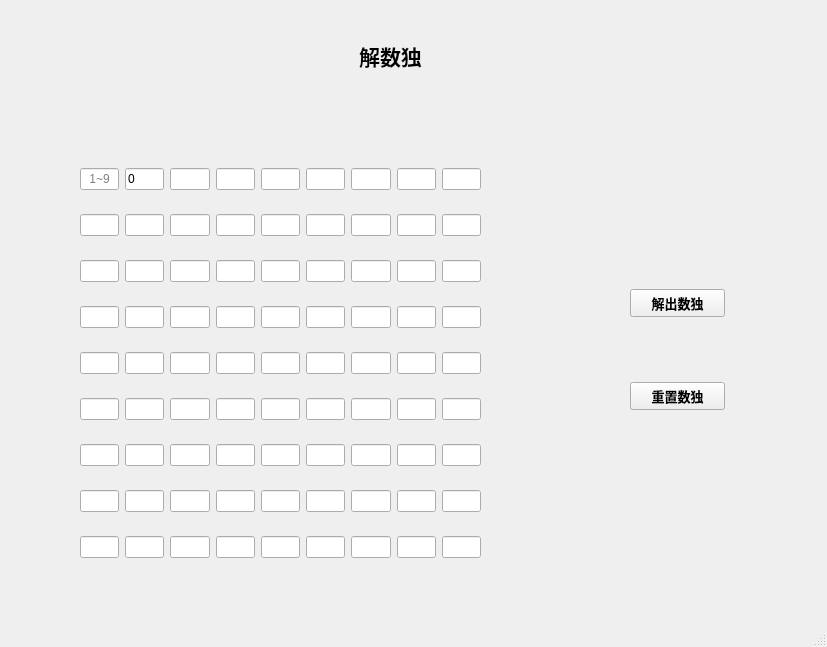
<?xml version="1.0" encoding="UTF-8"?>
<ui version="4.0">
 <class>MainWindow</class>
 <widget class="QMainWindow" name="MainWindow">
  <property name="geometry">
   <rect>
    <x>0</x>
    <y>0</y>
    <width>827</width>
    <height>647</height>
   </rect>
  </property>
  <property name="windowTitle">
   <string>MainWindow</string>
  </property>
  <property name="documentMode">
   <bool>false</bool>
  </property>
  <widget class="QWidget" name="centralwidget">
   <widget class="QLabel" name="label">
    <property name="geometry">
     <rect>
      <x>340</x>
      <y>40</y>
      <width>101</width>
      <height>31</height>
     </rect>
    </property>
    <property name="font">
     <font>
      <family>微软雅黑</family>
      <pointsize>16</pointsize>
      <weight>75</weight>
      <bold>true</bold>
     </font>
    </property>
    <property name="text">
     <string>解数独</string>
    </property>
    <property name="textFormat">
     <enum>Qt::PlainText</enum>
    </property>
    <property name="scaledContents">
     <bool>true</bool>
    </property>
    <property name="alignment">
     <set>Qt::AlignCenter</set>
    </property>
   </widget>
   <widget class="QWidget" name="">
    <property name="geometry">
     <rect>
      <x>80</x>
      <y>150</y>
      <width>401</width>
      <height>431</height>
     </rect>
    </property>
    <layout class="QHBoxLayout" name="horizontalLayout">
     <item>
      <layout class="QGridLayout" name="gridLayout">
       <item row="0" column="0">
        <widget class="QLineEdit" name="lineEdit">
         <property name="text">
          <string/>
         </property>
         <property name="cursorPosition">
          <number>0</number>
         </property>
         <property name="alignment">
          <set>Qt::AlignCenter</set>
         </property>
         <property name="placeholderText">
          <string>1~9</string>
         </property>
         <property name="clearButtonEnabled">
          <bool>false</bool>
         </property>
        </widget>
       </item>
       <item row="0" column="1">
        <widget class="QLineEdit" name="lineEdit_2">
         <property name="text">
          <string>0</string>
         </property>
        </widget>
       </item>
       <item row="0" column="2">
        <widget class="QLineEdit" name="lineEdit_3"/>
       </item>
       <item row="0" column="3">
        <widget class="QLineEdit" name="lineEdit_4"/>
       </item>
       <item row="0" column="4">
        <widget class="QLineEdit" name="lineEdit_5"/>
       </item>
       <item row="0" column="5">
        <widget class="QLineEdit" name="lineEdit_6"/>
       </item>
       <item row="0" column="6">
        <widget class="QLineEdit" name="lineEdit_7"/>
       </item>
       <item row="0" column="7">
        <widget class="QLineEdit" name="lineEdit_8"/>
       </item>
       <item row="0" column="8">
        <widget class="QLineEdit" name="lineEdit_9"/>
       </item>
       <item row="1" column="0">
        <widget class="QLineEdit" name="lineEdit_10"/>
       </item>
       <item row="1" column="1">
        <widget class="QLineEdit" name="lineEdit_18"/>
       </item>
       <item row="1" column="2">
        <widget class="QLineEdit" name="lineEdit_19"/>
       </item>
       <item row="1" column="3">
        <widget class="QLineEdit" name="lineEdit_20"/>
       </item>
       <item row="1" column="4">
        <widget class="QLineEdit" name="lineEdit_21"/>
       </item>
       <item row="1" column="5">
        <widget class="QLineEdit" name="lineEdit_22"/>
       </item>
       <item row="1" column="6">
        <widget class="QLineEdit" name="lineEdit_23"/>
       </item>
       <item row="1" column="7">
        <widget class="QLineEdit" name="lineEdit_24"/>
       </item>
       <item row="1" column="8">
        <widget class="QLineEdit" name="lineEdit_25"/>
       </item>
       <item row="2" column="0">
        <widget class="QLineEdit" name="lineEdit_11"/>
       </item>
       <item row="2" column="1">
        <widget class="QLineEdit" name="lineEdit_26"/>
       </item>
       <item row="2" column="2">
        <widget class="QLineEdit" name="lineEdit_27"/>
       </item>
       <item row="2" column="3">
        <widget class="QLineEdit" name="lineEdit_28"/>
       </item>
       <item row="2" column="4">
        <widget class="QLineEdit" name="lineEdit_29"/>
       </item>
       <item row="2" column="5">
        <widget class="QLineEdit" name="lineEdit_30"/>
       </item>
       <item row="2" column="6">
        <widget class="QLineEdit" name="lineEdit_31"/>
       </item>
       <item row="2" column="7">
        <widget class="QLineEdit" name="lineEdit_32"/>
       </item>
       <item row="2" column="8">
        <widget class="QLineEdit" name="lineEdit_33"/>
       </item>
       <item row="3" column="0">
        <widget class="QLineEdit" name="lineEdit_12"/>
       </item>
       <item row="3" column="1">
        <widget class="QLineEdit" name="lineEdit_34"/>
       </item>
       <item row="3" column="2">
        <widget class="QLineEdit" name="lineEdit_35"/>
       </item>
       <item row="3" column="3">
        <widget class="QLineEdit" name="lineEdit_36"/>
       </item>
       <item row="3" column="4">
        <widget class="QLineEdit" name="lineEdit_37"/>
       </item>
       <item row="3" column="5">
        <widget class="QLineEdit" name="lineEdit_38"/>
       </item>
       <item row="3" column="6">
        <widget class="QLineEdit" name="lineEdit_39"/>
       </item>
       <item row="3" column="7">
        <widget class="QLineEdit" name="lineEdit_40"/>
       </item>
       <item row="3" column="8">
        <widget class="QLineEdit" name="lineEdit_41"/>
       </item>
       <item row="4" column="0">
        <widget class="QLineEdit" name="lineEdit_13"/>
       </item>
       <item row="4" column="1">
        <widget class="QLineEdit" name="lineEdit_42"/>
       </item>
       <item row="4" column="2">
        <widget class="QLineEdit" name="lineEdit_43"/>
       </item>
       <item row="4" column="3">
        <widget class="QLineEdit" name="lineEdit_44"/>
       </item>
       <item row="4" column="4">
        <widget class="QLineEdit" name="lineEdit_45"/>
       </item>
       <item row="4" column="5">
        <widget class="QLineEdit" name="lineEdit_46"/>
       </item>
       <item row="4" column="6">
        <widget class="QLineEdit" name="lineEdit_47"/>
       </item>
       <item row="4" column="7">
        <widget class="QLineEdit" name="lineEdit_48"/>
       </item>
       <item row="4" column="8">
        <widget class="QLineEdit" name="lineEdit_49"/>
       </item>
       <item row="5" column="0">
        <widget class="QLineEdit" name="lineEdit_14"/>
       </item>
       <item row="5" column="1">
        <widget class="QLineEdit" name="lineEdit_50"/>
       </item>
       <item row="5" column="2">
        <widget class="QLineEdit" name="lineEdit_51"/>
       </item>
       <item row="5" column="3">
        <widget class="QLineEdit" name="lineEdit_52"/>
       </item>
       <item row="5" column="4">
        <widget class="QLineEdit" name="lineEdit_53"/>
       </item>
       <item row="5" column="5">
        <widget class="QLineEdit" name="lineEdit_54"/>
       </item>
       <item row="5" column="6">
        <widget class="QLineEdit" name="lineEdit_55"/>
       </item>
       <item row="5" column="7">
        <widget class="QLineEdit" name="lineEdit_56"/>
       </item>
       <item row="5" column="8">
        <widget class="QLineEdit" name="lineEdit_57"/>
       </item>
       <item row="6" column="0">
        <widget class="QLineEdit" name="lineEdit_15"/>
       </item>
       <item row="6" column="1">
        <widget class="QLineEdit" name="lineEdit_58"/>
       </item>
       <item row="6" column="2">
        <widget class="QLineEdit" name="lineEdit_59"/>
       </item>
       <item row="6" column="3">
        <widget class="QLineEdit" name="lineEdit_60"/>
       </item>
       <item row="6" column="4">
        <widget class="QLineEdit" name="lineEdit_61"/>
       </item>
       <item row="6" column="5">
        <widget class="QLineEdit" name="lineEdit_62"/>
       </item>
       <item row="6" column="6">
        <widget class="QLineEdit" name="lineEdit_63"/>
       </item>
       <item row="6" column="7">
        <widget class="QLineEdit" name="lineEdit_64"/>
       </item>
       <item row="6" column="8">
        <widget class="QLineEdit" name="lineEdit_65"/>
       </item>
       <item row="7" column="0">
        <widget class="QLineEdit" name="lineEdit_16"/>
       </item>
       <item row="7" column="1">
        <widget class="QLineEdit" name="lineEdit_66"/>
       </item>
       <item row="7" column="2">
        <widget class="QLineEdit" name="lineEdit_67"/>
       </item>
       <item row="7" column="3">
        <widget class="QLineEdit" name="lineEdit_68"/>
       </item>
       <item row="7" column="4">
        <widget class="QLineEdit" name="lineEdit_69"/>
       </item>
       <item row="7" column="5">
        <widget class="QLineEdit" name="lineEdit_70"/>
       </item>
       <item row="7" column="6">
        <widget class="QLineEdit" name="lineEdit_71"/>
       </item>
       <item row="7" column="7">
        <widget class="QLineEdit" name="lineEdit_72"/>
       </item>
       <item row="7" column="8">
        <widget class="QLineEdit" name="lineEdit_73"/>
       </item>
       <item row="8" column="0">
        <widget class="QLineEdit" name="lineEdit_17"/>
       </item>
       <item row="8" column="1">
        <widget class="QLineEdit" name="lineEdit_74"/>
       </item>
       <item row="8" column="2">
        <widget class="QLineEdit" name="lineEdit_75"/>
       </item>
       <item row="8" column="3">
        <widget class="QLineEdit" name="lineEdit_76"/>
       </item>
       <item row="8" column="4">
        <widget class="QLineEdit" name="lineEdit_77"/>
       </item>
       <item row="8" column="5">
        <widget class="QLineEdit" name="lineEdit_78"/>
       </item>
       <item row="8" column="6">
        <widget class="QLineEdit" name="lineEdit_79"/>
       </item>
       <item row="8" column="7">
        <widget class="QLineEdit" name="lineEdit_80"/>
       </item>
       <item row="8" column="8">
        <widget class="QLineEdit" name="lineEdit_81"/>
       </item>
      </layout>
     </item>
    </layout>
   </widget>
   <widget class="QWidget" name="">
    <property name="geometry">
     <rect>
      <x>630</x>
      <y>230</y>
      <width>95</width>
      <height>241</height>
     </rect>
    </property>
    <layout class="QVBoxLayout" name="verticalLayout">
     <item>
      <widget class="QPushButton" name="pushButton">
       <property name="font">
        <font>
         <family>微软雅黑</family>
         <pointsize>10</pointsize>
         <weight>75</weight>
         <bold>true</bold>
        </font>
       </property>
       <property name="text">
        <string>解出数独</string>
       </property>
      </widget>
     </item>
     <item>
      <widget class="QPushButton" name="pushButton_2">
       <property name="font">
        <font>
         <family>微软雅黑</family>
         <pointsize>10</pointsize>
         <weight>75</weight>
         <bold>true</bold>
        </font>
       </property>
       <property name="text">
        <string>重置数独</string>
       </property>
      </widget>
     </item>
    </layout>
   </widget>
   <zorder>lineEdit</zorder>
   <zorder>lineEdit_2</zorder>
   <zorder>lineEdit_3</zorder>
   <zorder>lineEdit_4</zorder>
   <zorder>lineEdit_5</zorder>
   <zorder>lineEdit_6</zorder>
   <zorder>lineEdit_7</zorder>
   <zorder>lineEdit_8</zorder>
   <zorder>lineEdit_9</zorder>
   <zorder>lineEdit_10</zorder>
   <zorder>lineEdit_11</zorder>
   <zorder>lineEdit_12</zorder>
   <zorder>lineEdit_13</zorder>
   <zorder>lineEdit_14</zorder>
   <zorder>lineEdit_15</zorder>
   <zorder>lineEdit_16</zorder>
   <zorder>lineEdit_17</zorder>
   <zorder>lineEdit_18</zorder>
   <zorder>lineEdit_19</zorder>
   <zorder>lineEdit_20</zorder>
   <zorder>lineEdit_21</zorder>
   <zorder>lineEdit_22</zorder>
   <zorder>lineEdit_23</zorder>
   <zorder>lineEdit_24</zorder>
   <zorder>lineEdit_25</zorder>
   <zorder>lineEdit_26</zorder>
   <zorder>lineEdit_27</zorder>
   <zorder>lineEdit_28</zorder>
   <zorder>lineEdit_29</zorder>
   <zorder>lineEdit_30</zorder>
   <zorder>lineEdit_31</zorder>
   <zorder>lineEdit_32</zorder>
   <zorder>lineEdit_33</zorder>
   <zorder>lineEdit_34</zorder>
   <zorder>lineEdit_35</zorder>
   <zorder>lineEdit_36</zorder>
   <zorder>lineEdit_37</zorder>
   <zorder>lineEdit_38</zorder>
   <zorder>lineEdit_39</zorder>
   <zorder>lineEdit_40</zorder>
   <zorder>lineEdit_41</zorder>
   <zorder>lineEdit_42</zorder>
   <zorder>lineEdit_43</zorder>
   <zorder>lineEdit_44</zorder>
   <zorder>lineEdit_45</zorder>
   <zorder>lineEdit_46</zorder>
   <zorder>lineEdit_47</zorder>
   <zorder>lineEdit_48</zorder>
   <zorder>lineEdit_49</zorder>
   <zorder>lineEdit_50</zorder>
   <zorder>lineEdit_51</zorder>
   <zorder>lineEdit_52</zorder>
   <zorder>lineEdit_53</zorder>
   <zorder>lineEdit_54</zorder>
   <zorder>lineEdit_55</zorder>
   <zorder>lineEdit_56</zorder>
   <zorder>lineEdit_57</zorder>
   <zorder>lineEdit_58</zorder>
   <zorder>lineEdit_59</zorder>
   <zorder>lineEdit_60</zorder>
   <zorder>lineEdit_61</zorder>
   <zorder>lineEdit_62</zorder>
   <zorder>lineEdit_63</zorder>
   <zorder>lineEdit_64</zorder>
   <zorder>lineEdit_65</zorder>
   <zorder>lineEdit_66</zorder>
   <zorder>lineEdit_67</zorder>
   <zorder>lineEdit_68</zorder>
   <zorder>lineEdit_69</zorder>
   <zorder>lineEdit_70</zorder>
   <zorder>lineEdit_71</zorder>
   <zorder>lineEdit_72</zorder>
   <zorder>lineEdit_73</zorder>
   <zorder>lineEdit_74</zorder>
   <zorder>lineEdit_75</zorder>
   <zorder>lineEdit_76</zorder>
   <zorder>lineEdit_77</zorder>
   <zorder>lineEdit_78</zorder>
   <zorder>lineEdit_79</zorder>
   <zorder>lineEdit_80</zorder>
   <zorder>lineEdit_81</zorder>
   <zorder>label</zorder>
   <zorder>pushButton</zorder>
   <zorder>pushButton</zorder>
  </widget>
  <widget class="QStatusBar" name="statusbar"/>
 </widget>
 <resources/>
 <connections/>
</ui>
